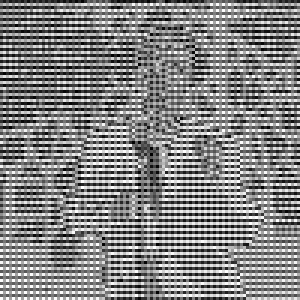
#> input picture Photos/artwork_picasso.png, 100 x 100 px, found by its file name (shown 3 times larger)
$ python task_1.py
#> lines starting #> are read from the running program, lines starting #| are printed output that depends on the picture
# [7 lines of commented-out code are left out]


import cv2 as cv
import numpy as np
import random

img=cv.imread("C:\\Users\\YASH AGARWAL\\Downloads\\artwork_picasso.png")
#> img is the input picture: shape (100, 100, 3); min 0, max 255, mean 131.6
# img=cv.imread('Photos/cats.jpg')
# img=cv.resize(img,(7,7))
print(img.shape)
#| (100, 100, 3)
# output = np.zeros_like(image1)
output_and = np.zeros((img.shape[0], img.shape[1] ), dtype=np.uint8)
output_or = np.zeros((img.shape[0], img.shape[1] ), dtype=np.uint8)
output_xor = np.zeros((img.shape[0], img.shape[1] ), dtype=np.uint8)
print(output_or)
#> (printed output is left out)
j=0
i=0
for k in range(img.shape[0]*img.shape[0]-2):

        pixel1=img[i,j]
        if j<img.shape[1]-2:
            pixel2=img[i,j+2]
        # print(pixel1)
        # print(pixel2)
        j=j+1
        if i==img.shape[0] and j==img.shape[1]-2:
              break
        if j==img.shape[0]:
              i=i+1
              j=0


        result_and=cv.bitwise_and(pixel1,pixel2)
        # print(result_and)
        result_or=cv.bitwise_or(pixel1,pixel2)
        # print(result_or)
        result_xor=cv.bitwise_xor(pixel1,pixel2)
        # print(result_xor)

        output_and[i,j]=result_and[1]
        output_or[i,j]=result_or[1]
        output_xor[i,j]=result_xor[1]
#> this loop made 9998 passes
#> (pixel1, pixel2, result_and, result_or, result_xor) on passes 4, 7, 8, 14, 16, 17, 19, 21: ([25, 25, 25], [30, 30, 30], [24, 24, 24], [31, 31, 31], [7, 7, 7]), ([50, 50, 50], [61, 61, 61], [48, 48, 48], [63, 63, 63], [15, 15, 15]), ([22, 22, 22], [17, 17, 17], [16, 16, 16], [23, 23, 23], [7, 7, 7]), ([29, 29, 29], [27, 27, 27], [25, 25, 25], [31, 31, 31], [6, 6, 6]), ([27, 27, 27], [30, 30, 30], [26, 26, 26], [31, 31, 31], [5, 5, 5]), ([60, 60, 60], [51, 51, 51], [48, 48, 48], [63, 63, 63], [15, 15, 15]), ([51, 51, 51], [45, 45, 45], [33, 33, 33], [63, 63, 63], [30, 30, 30]), ([45, 45, 45], [53, 53, 53], [37, 37, 37], [61, 61, 61], [24, 24, 24])
#> (pixel1, pixel2, result_and, result_xor) on passes 1, 3, 20, 26, 28, 29: ([59, 59, 59], [68, 68, 68], [0, 0, 0], [127, 127, 127]), ([68, 68, 68], [48, 48, 48], [0, 0, 0], [116, 116, 116]), ([16, 16, 16], [15, 15, 15], [0, 0, 0], [31, 31, 31]), ([8, 8, 8], [3, 3, 3], [0, 0, 0], [11, 11, 11]), ([3, 3, 3], [104, 104, 104], [0, 0, 0], [107, 107, 107]), ([42, 42, 42], [84, 84, 84], [0, 0, 0], [126, 126, 126])
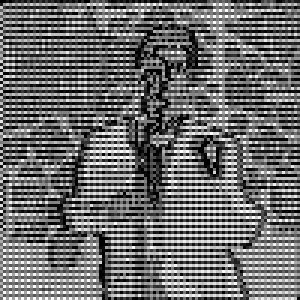
#> output_and: shape (100, 100) (shown 3 times larger); min 0, max 255, mean 108.9
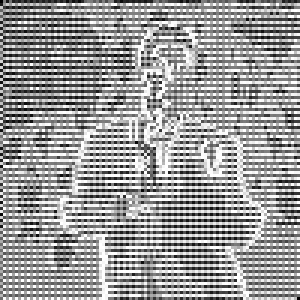
#> output_or: shape (100, 100) (shown 3 times larger); min 0, max 255, mean 154.4
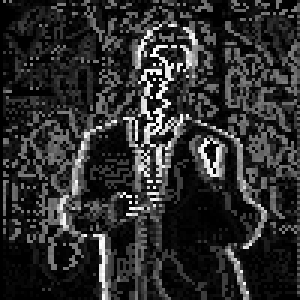
#> output_xor: shape (100, 100) (shown 3 times larger); min 0, max 255, mean 45.6
#> after the loop, i = 99; j = 98
        # print(output_and)
        # print(output_or)
        # print(output_xor)

cv.imshow("and",output_and)
cv.imshow("or",output_or)
cv.imshow("xor",output_xor)
cv.imshow("picasso",img)

template=cv.resize(output_and,(100,100))
cv.imshow("final template",template)

t=cv.imread("C:\\Users\\YASH AGARWAL\\Downloads\\collage.png")
#> (the run stopped early here; a loop or call above may not have finished)
